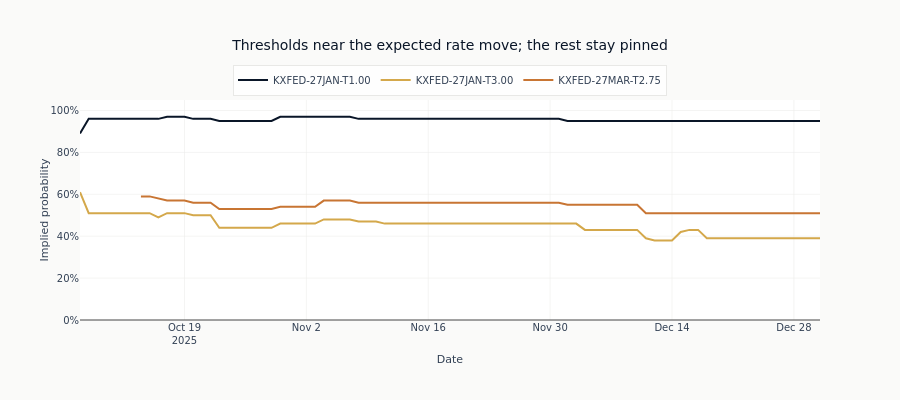

The code cell stored with this chart in its notebook:
### Markdown cell above
## 5. How the probabilities moved

Over time, each contract's price traces the market's changing view. The contracts whose
thresholds sit near the expected rate move; the ones far above or below it stay pinned, because
no news plausibly changes their answer.

### Code cell
most_movement = summary.head(3)["symbol"].to_list()
paths = kalshi.filter(pl.col("symbol").is_in(most_movement)).sort("timestamp")

fig = px.line(
    paths.to_pandas(),
    x="timestamp",
    y="close",
    color="symbol",
    title="Thresholds near the expected rate move; the rest stay pinned",
    labels={"timestamp": "Date", "close": "Implied probability", "symbol": ""},
    color_discrete_sequence=[COLORS["blue"], COLORS["amber"], COLORS["copper"]],
)
fig.update_layout(
    height=400,
    yaxis_tickformat=".0%",
    yaxis_range=[0, 1.05],
    legend=dict(orientation="h", yanchor="bottom", y=1.02, xanchor="center", x=0.5),
)
show_plotly_with_alt(
    fig,
    "Line chart of the implied probability of the three contracts whose prices moved most, each "
    "a step function that holds a level for weeks and then jumps.",
)
